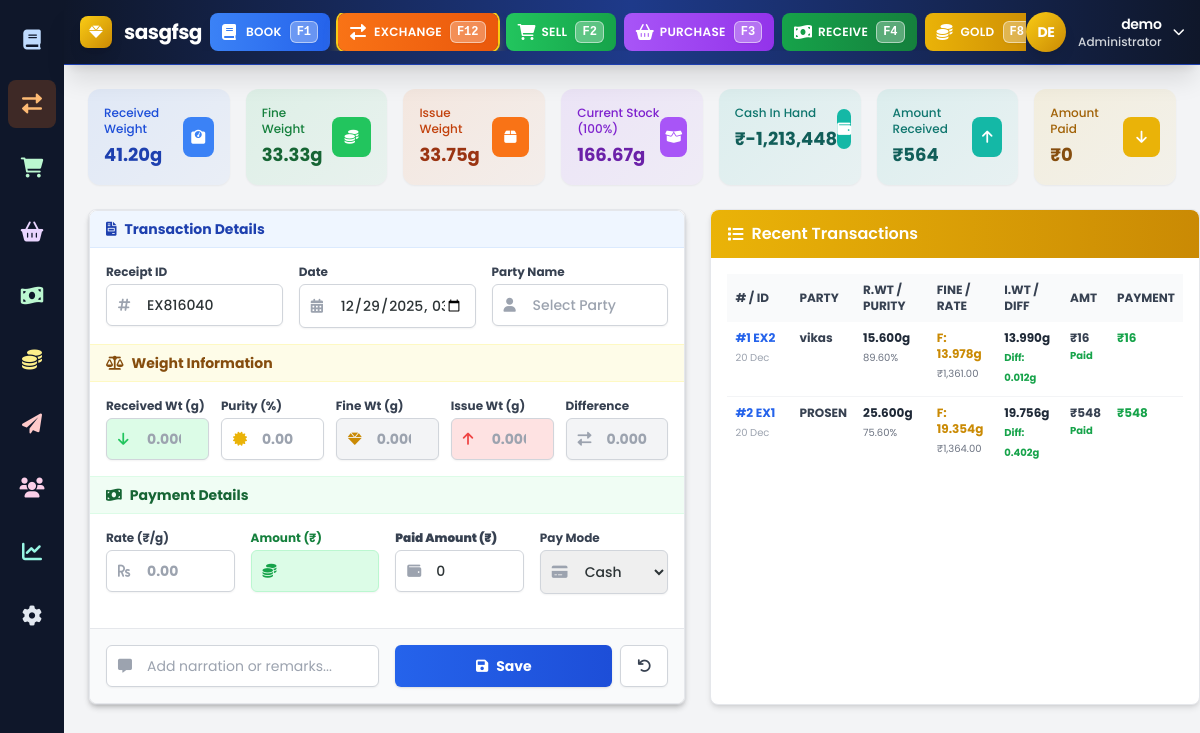
Page /gold_exchange.php (signed in) on the committed database.
### tables this page shows
CREATE TABLE `transactions` (
  `id` int(11) NOT NULL AUTO_INCREMENT,
  `company_id` int(11) NOT NULL,
  `user_id` int(11) DEFAULT NULL,
  `party_id` int(11) DEFAULT NULL,
  `receipt_id` varchar(50) NOT NULL,
  `transaction_type` enum('Booking','Sale','Purchase','Received','Payment','Gold_Received','Exchange') NOT NULL,
  `date_of_transaction` datetime NOT NULL,
  `gold_weight` decimal(10,3) NOT NULL DEFAULT 0.000,
  `purity` decimal(5,2) DEFAULT NULL,
  `rate` decimal(10,2) DEFAULT NULL,
  `gold_amount` decimal(15,2) NOT NULL DEFAULT 0.00,
  `payment_amount` decimal(15,2) NOT NULL DEFAULT 0.00,
  `payment_method` enum('Cash','Bank','UPI','Cheque') DEFAULT 'Cash',
  `payment_type` enum('Payment_In','Payment_Out') DEFAULT 'Payment_In',
  `receipt_method` enum('Cash','Bank') DEFAULT 'Cash',
  `party_balance_before` decimal(15,2) DEFAULT 0.00,
  `party_balance_after` decimal(15,2) DEFAULT 0.00,
  `party_gold_balance_before` decimal(10,3) DEFAULT 0.000,
  `party_gold_balance_after` decimal(10,3) DEFAULT 0.000,
  `booking_type` varchar(50) DEFAULT NULL,
  `narration` text DEFAULT NULL,
  `created_at` timestamp NULL DEFAULT current_timestamp(),
  `updated_at` timestamp NULL DEFAULT current_timestamp() ON UPDATE current_timestamp(),
  `received_weight` decimal(10,3) DEFAULT NULL COMMENT 'Weight of old gold received',
  `fine_weight` decimal(10,3) DEFAULT NULL COMMENT 'Calculated fine gold weight',
  `delivered_weight` decimal(10,3) DEFAULT NULL COMMENT 'Weight of fine gold issued',
  `difference_weight` decimal(10,3) DEFAULT NULL COMMENT 'Difference between fine and delivered',
  `amount` decimal(15,2) DEFAULT 0.00 COMMENT 'Transaction amount',
  `due_amount` decimal(15,2) DEFAULT 0.00 COMMENT 'Remaining due amount',
  `payment_status` enum('Paid','Partial','Due','Pending') DEFAULT 'Pending' COMMENT 'Payment status',
  `created_by` int(11) NOT NULL,
  PRIMARY KEY (`id`),
  UNIQUE KEY `unique_receipt_id` (`receipt_id`),
  KEY `fk_transactions_company` (`company_id`),
  KEY `fk_transactions_user` (`user_id`),
  KEY `fk_transactions_party` (`party_id`),
  KEY `idx_transaction_type` (`transaction_type`),
  KEY `idx_date_of_transaction` (`date_of_transaction`),
  KEY `idx_payment_method` (`payment_method`),
  KEY `idx_payment_type` (`payment_type`),
  KEY `idx_transactions_date_type` (`date_of_transaction`,`transaction_type`),
  KEY `idx_transactions_party_date` (`party_id`,`date_of_transaction`),
  KEY `idx_transactions_amount` (`payment_amount`),
  KEY `idx_transactions_gold_weight` (`gold_weight`)
);

CREATE TABLE `parties` (
  `id` int(11) NOT NULL AUTO_INCREMENT,
  `company_id` int(11) NOT NULL,
  `party_name` varchar(255) NOT NULL,
  `contact_no` varchar(20) DEFAULT NULL,
  `address` text DEFAULT NULL,
  `current_balance` decimal(15,2) DEFAULT 0.00,
  `current_gold_balance` decimal(10,3) DEFAULT 0.000,
  `cash_balance` decimal(15,2) DEFAULT 0.00,
  `bank_balance` decimal(15,2) DEFAULT 0.00,
  `cash_gold_balance` decimal(10,3) DEFAULT 0.000,
  `bank_gold_balance` decimal(10,3) DEFAULT 0.000,
  `created_at` timestamp NULL DEFAULT current_timestamp(),
  `updated_at` timestamp NULL DEFAULT current_timestamp() ON UPDATE current_timestamp(),
  PRIMARY KEY (`id`),
  KEY `fk_parties_company` (`company_id`),
  KEY `idx_party_name` (`party_name`),
  KEY `idx_parties_balance` (`current_balance`),
  KEY `idx_parties_gold_balance` (`current_gold_balance`)
);

### gold_exchange.php (the view, shortened to what the rows shown need)
<?php
require_once __DIR__ . '/config/database.php';
$company_id = $_SESSION['company_id'];
$start_date = isset($_GET['start_date']) ? $_GET['start_date'] : '2020-01-01';
$end_date = isset($_GET['end_date']) ? $_GET['end_date'] : date('Y-m-d');
$page = isset($_GET['page']) ? (int)$_GET['page'] : 1;
$limit = 10;
$offset = ($page - 1) * $limit;
$search = isset($_GET['search']) ? "%" . $conn->real_escape_string($_GET['search']) . "%" : null;
$transactions_sql = "SELECT t.*, p.party_name
    FROM transactions t
    LEFT JOIN parties p ON t.party_id = p.id
    WHERE t.company_id = $company_id AND DATE(t.date_of_transaction) BETWEEN ? AND ? AND t.transaction_type = 'Exchange'";
$transactions_sql .= " ORDER BY t.date_of_transaction DESC, t.id DESC LIMIT ?, ?";
$transactions_stmt = $conn->prepare($transactions_sql);
if ($search) {
    $transactions_stmt->bind_param("ssssii", $start_date, $end_date, $search, $search, $offset, $limit);
} else {
    $transactions_stmt->bind_param("ssii", $start_date, $end_date, $offset, $limit);
}
$transactions_stmt->execute();
$transactions_result = $transactions_stmt->get_result();
$transactions = $transactions_result->fetch_all(MYSQLI_ASSOC);
?>
<!DOCTYPE html>
<html lang="en">
<head>
    <script src="https://cdn.tailwindcss.com"></script>
    <link rel="stylesheet" href="https://cdnjs.cloudflare.com/ajax/libs/font-awesome/6.0.0/css/all.min.css">
    <link rel="stylesheet" href="https://cdn.jsdelivr.net/npm/sweetalert2@11.0.18/dist/sweetalert2.min.css">
</head>
<body class="bg-gray-100">
    <?php include 'components/header.php'; ?>
    <div class="p-6 ml-16">
        <div class="flex flex-col lg:flex-row gap-6">
            <div class="bg-white rounded-lg shadow-md border border-gray-200" style="flex: 0 0 45%;">
                <div class="bg-gradient-to-r from-yellow-500 to-yellow-600 px-4 py-3 rounded-t-lg">
                    <h2 class="text-base font-semibold text-white flex items-center">
                        <i class="fas fa-list mr-2"></i>
                        Recent Transactions
                    </h2>
                </div>
                <div class="p-4">
                    <div class="overflow-x-auto">
                        <table class="w-full text-sm text-left text-gray-500">
                            <thead class="text-xs text-gray-700 uppercase bg-gray-50">
                                <tr>
                                    <th class="text-left py-2 px-2 font-bold w-16"># / ID</th>
                                    <th class="text-left py-2 px-2 font-bold">Party</th>
                                    <th class="text-left py-2 px-2 font-bold">R.Wt / Purity</th>
                                    <th class="text-left py-2 px-2 font-bold">Fine / Rate</th>
                                    <th class="text-left py-2 px-2 font-bold">I.Wt / Diff</th>
                                    <th class="text-left py-2 px-2 font-bold">Amt</th>
                                    <th class="text-left py-2 px-2 font-bold">Payment</th>
                                </tr>
                            </thead>
                            <tbody class="divide-y divide-gray-100" id="recentTransactionList">
                                <?php if (count($transactions) > 0):
                                foreach ($transactions as $index => $t):
                                    $serial = $index + 1;
                                    $isPaymentIn = $t['payment_type'] === 'Payment_In';
                                    $paidAmount = $t['payment_amount'];
                                    if ($paidAmount > 0) {
                                        if ($isPaymentIn) {
                                            $payDisplay = '<span class="text-green-600 font-bold">₹' . number_format($paidAmount, 0) . '</span>';
                                        } else {
                                            $payDisplay = '<span class="text-red-500 font-bold">- ₹' . number_format($paidAmount, 0) . '</span>';
                                        }
                                    } else {
                                        $payDisplay = '<span class="text-gray-400 font-medium">-</span>';
                                    }
                                    $diffColor = $t['difference_weight'] > 0 ? 'text-green-600' : ($t['difference_weight'] < 0 ? 'text-red-600' : 'text-gray-600');
                                ?>
                                    <tr class="hover:bg-gray-50 transition border-b border-gray-100">
                                        <td class="py-2 px-2 align-top group cursor-pointer print-receipt"
                                            data-id="<?= $t['id'] ?>"
                                            data-receipt-id="<?= htmlspecialchars($t['receipt_id']) ?>"
                                            data-party="<?= htmlspecialchars($t['party_name']) ?>"
                                            data-date="<?= $t['date_of_transaction'] ?>"
                                            data-received="<?= $t['received_weight'] ?>"
                                            data-purity="<?= $t['purity'] ?>"
                                            data-fine="<?= $t['fine_weight'] ?>"
                                            data-issue="<?= $t['delivered_weight'] ?>"
                                            data-diff="<?= $t['difference_weight'] ?>"
                                            data-rate="<?= $t['rate'] ?>"
                                            data-amount="<?= $t['amount'] ?>"
                                            data-payment-amount="<?= $t['payment_amount'] ?>"
                                            data-payment-method="<?= $t['payment_method'] ?>"
                                            data-payment-status="<?= $t['payment_status'] ?>"
                                            data-payment-type="<?= $t['payment_type'] ?>"
                                            data-narration="<?= htmlspecialchars($t['narration'] ?? '') ?>"
                                            title="Click to Print Receipt">
                                            <div class="font-bold text-blue-600 group-hover:text-blue-800 hover:underline text-xs">
                                                #<?= $serial ?> <?= htmlspecialchars($t['receipt_id']) ?>
                                            </div>
                                            <div class="text-[10px] text-gray-400 mt-0.5"><?= date('d M', strtotime($t['date_of_transaction'])) ?></div>
                                        </td>
                                        <td class="py-2 px-2 align-top font-bold text-gray-700 text-xs text-wrap max-w-[100px]">
                                            <?= htmlspecialchars($t['party_name']) ?>
                                        </td>
                                        <td class="py-2 px-2 align-top">
                                            <div class="font-bold text-gray-800 text-xs"><?= number_format($t['received_weight'], 3) ?>g</div>
                                            <div class="text-[10px] text-gray-500 mt-0.5"><?= number_format($t['purity'], 2) ?>%</div>
                                        </td>
                                        <td class="py-2 px-2 align-top">
                                            <div class="text-xs font-bold text-yellow-600">F: <?= number_format($t['fine_weight'], 3) ?>g</div>
                                            <div class="text-[10px] text-gray-500 mt-0.5">₹<?= number_format($t['rate'], 2) ?></div>
                                        </td>
                                        <td class="py-2 px-2 align-top">
                                            <div class="font-bold text-xs text-gray-800"><?= number_format($t['delivered_weight'], 3) ?>g</div>
                                            <div class="text-[10px] font-bold <?= $diffColor ?> mt-0.5">
                                                Diff: <?= number_format($t['difference_weight'], 3) ?>g
                                            </div>
                                        </td>
                                        <td class="py-2 px-2 align-top">
                                            <div class="font-bold text-gray-700 text-xs">₹<?= number_format($t['amount'], 0) ?></div>
                                            <div class="text-[10px] text-gray-500">
                                                <?php
                                                    if ($t['payment_amount'] >= $t['amount']) {
                                                        echo '<span class="text-green-600 font-bold">Paid</span>';
                                                    } else {
                                                        echo '<span class="text-red-500 font-bold">Due</span>';
                                                    }
                                                ?>
                                            </div>
                                        </td>
                                        <td class="py-2 px-2 align-top">
                                            <div class="text-xs"><?= $payDisplay ?></div>
                                        </td>
                                    </tr>
                                <?php endforeach;
                                endif; ?>
                            </tbody>
                        </table>
                    </div>
                </div>
            </div>
        </div>
    </div>
</body>
</html>

### rows in the picture
transactions: serial "1", receipt "EX2", date_of_transaction "20 Dec", party.party_name "vikas", received_weight "15.600", purity "89.60", fine_weight "13.978", rate "1,361.00", delivered_weight "13.990", difference_weight "0.012", amount "16", shows "Paid", payment_amount "16"
transactions: serial "2", receipt "EX1", date_of_transaction "20 Dec", party.party_name "PROSEN", received_weight "25.600", purity "75.60", fine_weight "19.354", rate "1,364.00", delivered_weight "19.756", difference_weight "0.402", amount "548", shows "Paid", payment_amount "548"

### other values in the picture
$company_name "sasgfsg"
substr($user_name, 0, 2) "DE"
$user_name "demo"
$stats['total_received_weight'] "41.20"
$stats['total_fine_gold'] "33.33"
$stats['total_issue_gold'] "33.75"
$stats['current_stock'] "166.67"
$stats['cash_balance'] "-1,213,448"
$stats['total_paid_amount'] "564"
$stats['total_payment_amount'] "0"
